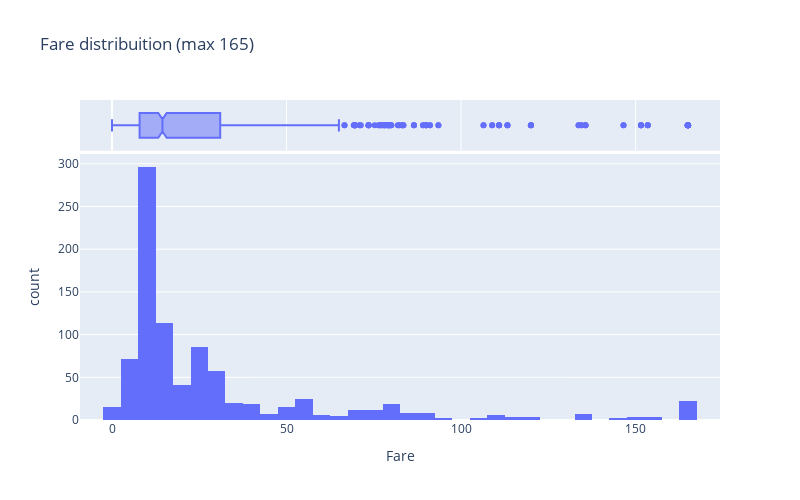

Here is the notebook cell this chart was saved with:
### Code cell
fig = px.histogram(df, 
                   x="Fare",
                   marginal="box", 
                   hover_data=df.columns,
                   title='Fare distribuition (max 165)',
                   width=800,
                   height=500)
fig.show()

### Figure 1 — Plotly figure (JSON) as saved in the notebook; plotly's stock layout.template omitted (floating-point values rounded to 4 significant figures; data arrays with more than 128 entries replaced by an {"elided": "..."} marker saying what was removed)
{"data": [{"alignmentgroup": "True", "bingroup": "x", "hovertemplate": "Fare=%{x}<br>count=%{y}<extra></extra>", "legendgroup": "", "marker": {"color": "#636efa", "pattern": {"shape": ""}}, "name": "", "offsetgroup": "", "orientation": "v", "showlegend": false, "x": {"elided": "891 float values"}, "xaxis": "x", "yaxis": "y", "type": "histogram"}, {"alignmentgroup": "True", "customdata": {"elided": "891x10 mixed values"}, "hovertemplate": "Fare=%{x}<br>Survived=%{customdata[0]}<br>Pclass=%{customdata[1]}<br>Name=%{customdata[2]}<br>Sex=%{customdata[3]}<br>Age=%{customdata[4]}<br>SibSp=%{customdata[5]}<br>Parch=%{customdata[6]}<br>Ticket=%{customdata[7]}<br>Cabin=%{customdata[8]}<br>Embarked=%{customdata[9]}<extra></extra>", "legendgroup": "", "marker": {"color": "#636efa"}, "name": "", "notched": true, "offsetgroup": "", "showlegend": false, "x": {"elided": "891 float values"}, "xaxis": "x2", "yaxis": "y2", "type": "box"}], "layout": {"xaxis": {"anchor": "y", "domain": [0, 1], "title": {"text": "Fare"}, "type": "linear", "range": [-9.167, 174.2], "autorange": true}, "yaxis": {"anchor": "x", "domain": [0, 0.8316], "title": {"text": "count"}, "range": [0, 311.6], "autorange": true}, "xaxis2": {"anchor": "y2", "domain": [0, 1], "matches": "x", "showticklabels": false, "showgrid": true, "type": "linear", "range": [-9.167, 174.2], "autorange": true}, "yaxis2": {"anchor": "x2", "domain": [0.8416, 1], "matches": "y2", "showticklabels": false, "showline": false, "ticks": "", "showgrid": false, "type": "category", "range": [-0.5, 0.5], "autorange": true}, "legend": {"tracegroupgap": 0}, "title": {"text": "Fare distribuition (max 165)"}, "barmode": "relative", "height": 500, "width": 800}}
